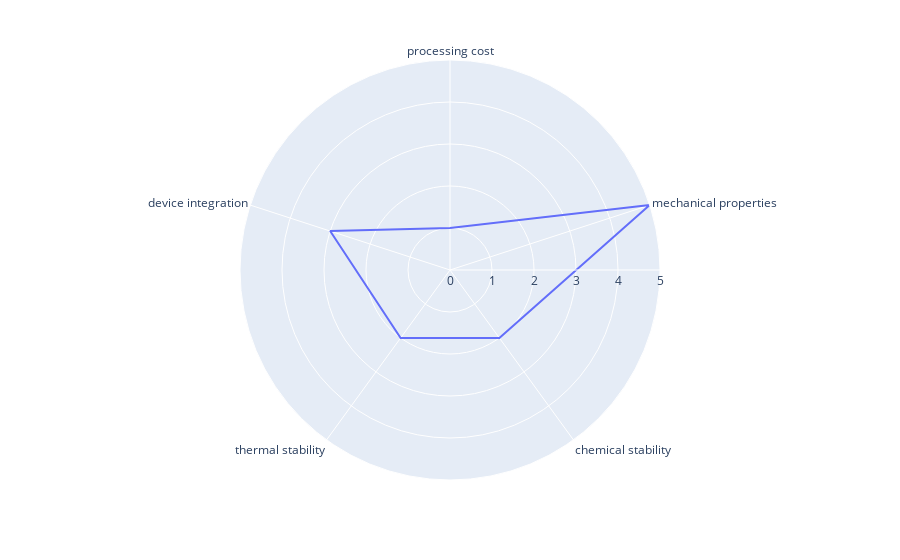

Notebook code cell kept with this figure:
### Code cell
fig = px.line_polar(df, r='r', theta='theta', line_close=True)
fig.show()

### Figure 1 — Plotly figure (JSON) as saved in the notebook; plotly's stock layout.template omitted (floating-point values rounded to 4 significant figures)
{"data": [{"hovertemplate": "r=%{r}<br>theta=%{theta}<extra></extra>", "legendgroup": "", "line": {"color": "#636efa", "dash": "solid"}, "marker": {"symbol": "circle"}, "mode": "lines", "name": "", "r": [1, 5, 2, 2, 3, 1], "showlegend": false, "subplot": "polar", "theta": ["processing cost", "mechanical properties", "chemical stability", "thermal stability", "device integration", "processing cost"], "type": "scatterpolar"}], "layout": {"legend": {"tracegroupgap": 0}, "margin": {"t": 60}, "polar": {"angularaxis": {"direction": "clockwise", "rotation": 90}, "domain": {"x": [0, 1], "y": [0, 1]}}}}
